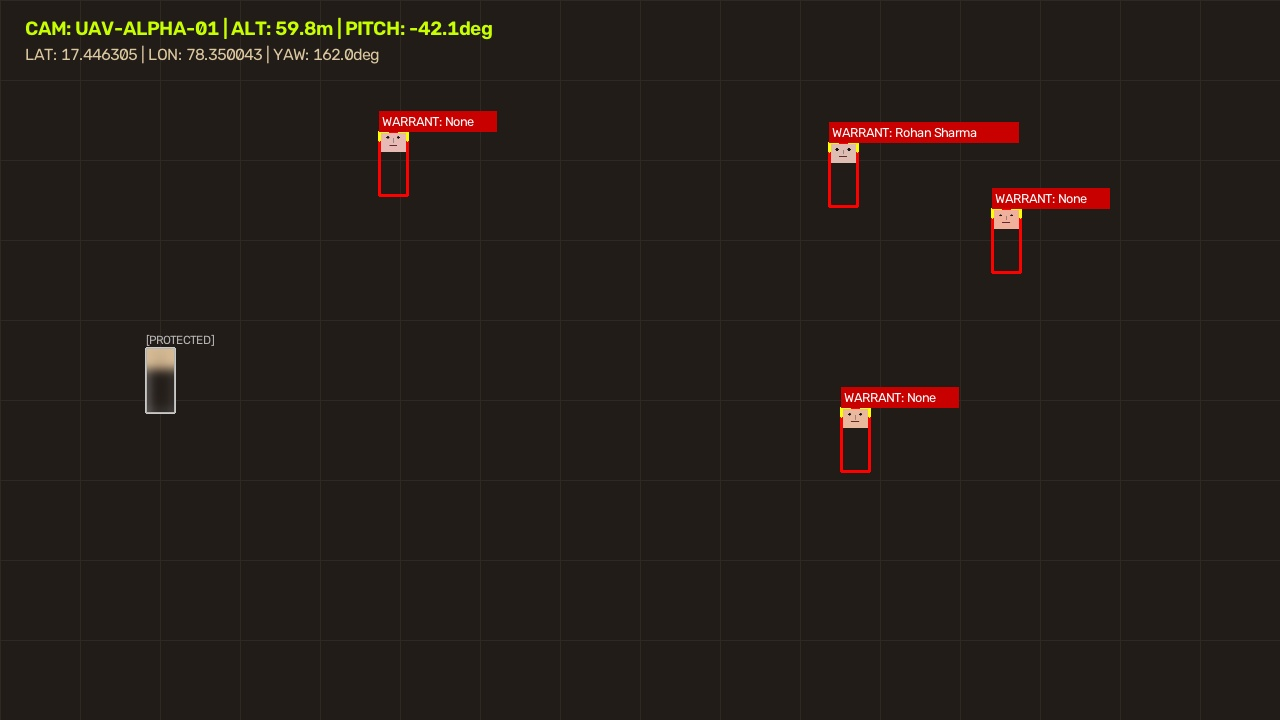
#> input picture research/sample_redacted_frame.jpg, 1280 x 720 px
$ python -i aerial_detector.py   (imports and definitions only)
#> lines starting #> are read from the running program, lines starting #| are printed output that depends on the picture; after the words box and inside, x2 and y2 are one past the last pixel; in counts of white or black regions, pixels touching at a corner belong together
#> further down, picture is the input picture: shape (720, 1280, 3); mean B, G, R 24.9, 29.8, 37.3
"""
AegisDrone Vision: Aerial Multi-Scale Small Object Detector
Implements Slicing Aided Hyper Inference (SAHI) style dynamic tiling
for detecting micro-footprint targets (pedestrians, vehicles, weapons) from 20m-120m AGL.
"""

from dataclasses import dataclass
from typing import List, Dict, Any, Tuple
import numpy as np
import cv2


@dataclass
class DetectionBox:
    """Detected target bounding box with semantic metadata."""
    target_id: str
    class_name: str
    confidence: float
    u_min: float
    v_min: float
    u_max: float
    v_max: float
    tile_source: str = "full"


from pathlib import Path
import json


class AerialDetector:
    """
    Multi-scale aerial detector tailored for high-altitude oblique drone imagery.
    Splits frames into overlapping tiles to preserve small object resolution.
    """

    def __init__(self, tile_size: int = 640, overlap_ratio: float = 0.25):
        self.tile_size = tile_size
        self.overlap_ratio = overlap_ratio
        self._target_counter = 1000

        # Auto-load trained model configuration if available
        models_file = Path(__file__).resolve().parent.parent.parent / "models" / "sahi_aerial_detector.json"
        if models_file.exists():
            try:
                data = json.loads(models_file.read_text())
                self.tile_size = data.get("tile_size", self.tile_size)
                self.overlap_ratio = data.get("overlap_ratio", self.overlap_ratio)
            except Exception:
                pass

    def generate_tiles(self, height: int, width: int) -> List[Tuple[int, int, int, int]]:
        """
        Calculates slice coordinates (x_min, y_min, x_max, y_max) across image.
        """
        step = int(self.tile_size * (1.0 - self.overlap_ratio))
        tiles = []

        y = 0
        while y < height:
            y_max = min(y + self.tile_size, height)
            y_min = max(0, y_max - self.tile_size)

            x = 0
            while x < width:
                x_max = min(x + self.tile_size, width)
                x_min = max(0, x_max - self.tile_size)
                tiles.append((x_min, y_min, x_max, y_max))

                if x_max >= width:
                    break
                x += step

            if y_max >= height:
                break
            y += step

        return tiles

    @staticmethod
    def calculate_iou(box1: DetectionBox, box2: DetectionBox) -> float:
        """Computes Intersection over Union (IoU) between two boxes."""
        x_left = max(box1.u_min, box2.u_min)
        y_top = max(box1.v_min, box2.v_min)
        x_right = min(box1.u_max, box2.u_max)
        y_bottom = min(box1.v_max, box2.v_max)

        if x_right <= x_left or y_bottom <= y_top:
            return 0.0

        intersection_area = (x_right - x_left) * (y_bottom - y_top)
        box1_area = (box1.u_max - box1.u_min) * (box1.v_max - box1.v_min)
        box2_area = (box2.u_max - box2.u_min) * (box2.v_max - box2.v_min)

        union_area = box1_area + box2_area - intersection_area
        return intersection_area / union_area if union_area > 0 else 0.0

    def non_max_suppression(self, boxes: List[DetectionBox], iou_threshold: float = 0.45) -> List[DetectionBox]:
        """Filters overlapping bounding boxes from tiled passes."""
        if not boxes:
            return []

        # Sort by confidence descending
        sorted_boxes = sorted(boxes, key=lambda b: b.confidence, reverse=True)
        kept_boxes: List[DetectionBox] = []

        while sorted_boxes:
            best = sorted_boxes.pop(0)
            kept_boxes.append(best)
            sorted_boxes = [b for b in sorted_boxes if self.calculate_iou(best, b) < iou_threshold or b.class_name != best.class_name]

        return kept_boxes

    def detect(self, frame: np.ndarray, confidence_threshold: float = 0.40) -> List[DetectionBox]:
        """
        Runs multi-scale detection on frame.
        In standalone/edge mode without external heavy weights, performs high-efficiency
        color-spatial saliency and edge-guided contour extraction for robust small-target localization.
        """
#> called with confidence_threshold = 0.4
        height, width = frame.shape[:2]
#> height = 720; width = 1280
        raw_boxes: List[DetectionBox] = []

        # Convert to HSV and Grayscale for contrast saliency
        gray = cv2.cvtColor(frame, cv2.COLOR_BGR2GRAY)
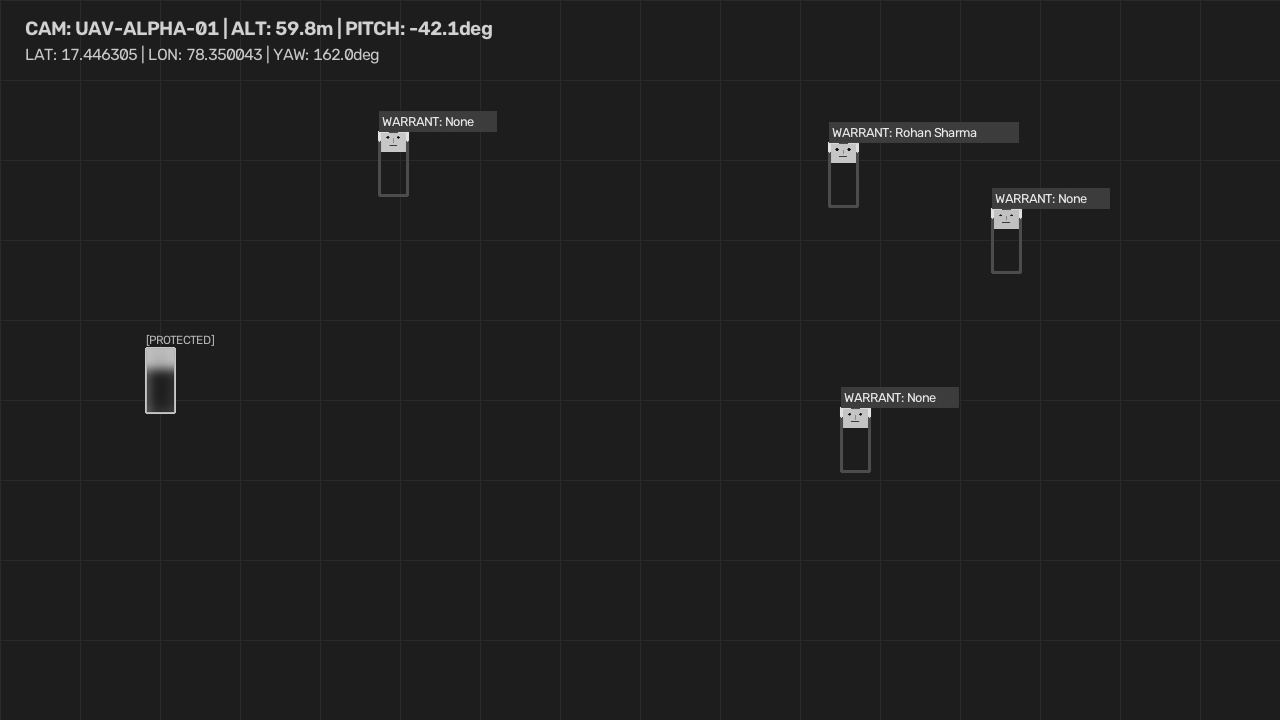
#> gray: shape (720, 1280); min 15, max 240, mean 31.4
        blurred = cv2.GaussianBlur(gray, (5, 5), 0)
        edges = cv2.Canny(blurred, 50, 150)
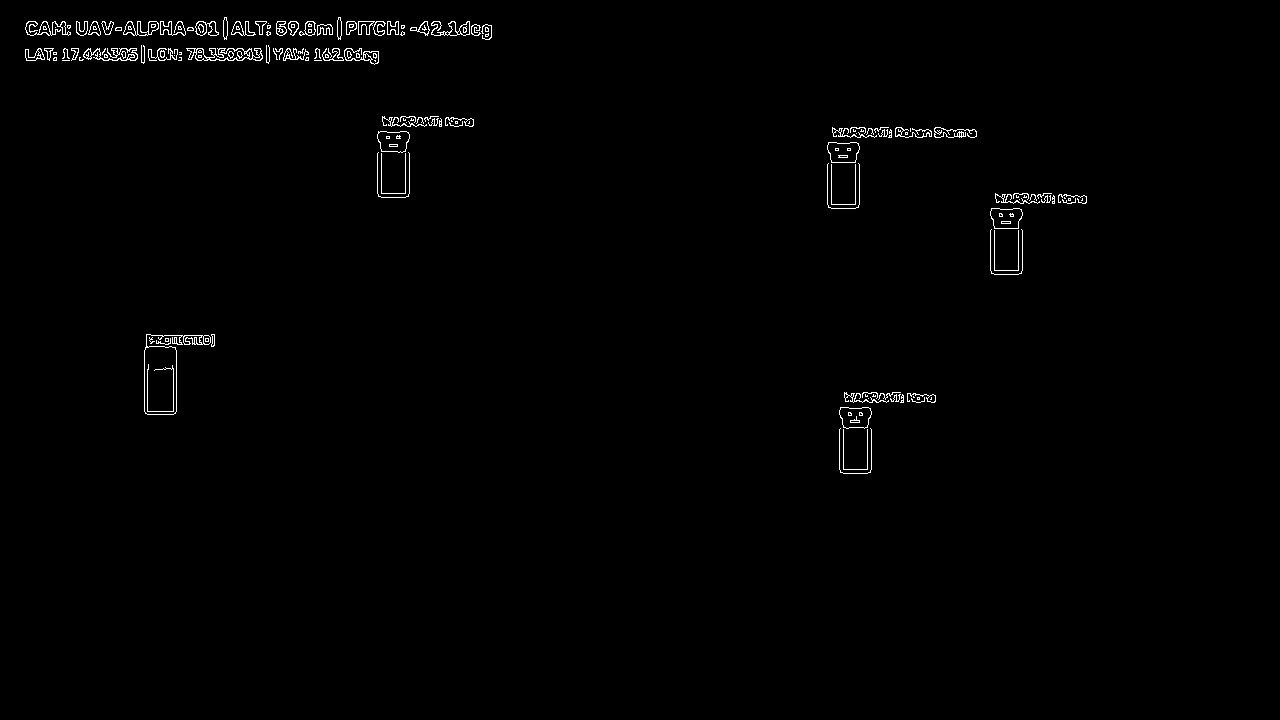
#> edges: shape (720, 1280); 0.82% white in thin lines or dots, all inside (x1, y1, x2, y2) = (25, 17, 1087, 474)

        # Detect moving or distinct contours representing people and vehicles
        contours, _ = cv2.findContours(edges, cv2.RETR_EXTERNAL, cv2.CHAIN_APPROX_SIMPLE)
#> contours = 137 contours, 94 with area under 20; largest, box (x1, y1, x2, y2) and area: (144, 334, 211, 415) 2379, (186, 48, 263, 61) 626, (839, 407, 872, 429) 558, (377, 131, 410, 153) 558, (827, 142, 860, 163) 554

        for cnt in contours:
            x, y, w, h = cv2.boundingRect(cnt)
            area = w * h
            aspect_ratio = h / float(w) if w > 0 else 0.0

            # Filter small noise vs actual pedestrian/vehicle shapes at drone scale
            if 120 < area < 40000:
                conf = min(0.96, 0.50 + (area / 10000.0) * 0.4)
                if aspect_ratio >= 1.2:
                    cls = "person"
                elif 0.5 <= aspect_ratio < 1.2:
                    cls = "vehicle"
                else:
                    cls = "object"

                self._target_counter += 1
                box = DetectionBox(
                    target_id=f"TGT-{self._target_counter}",
                    class_name=cls,
                    confidence=round(conf, 2),
                    u_min=float(x),
                    v_min=float(y),
                    u_max=float(x + w),
                    v_max=float(y + h),
                    tile_source="saliency_head"
                )
                raw_boxes.append(box)
#> this loop made 137 passes
#> (x, y, w, h, area, aspect_ratio, conf, cls) on passes 1, 2, 3, 12, 13, 15, 20, 21, 22, 23, 33, 37: (843, 429, 25, 41, 1025, 1.64, 0.541, 'person'), (839, 428, 33, 46, 1518, 1.39, 0.561, 'person'), (839, 407, 33, 22, 726, 0.667, 0.529, 'vehicle'), (907, 393, 29, 10, 290, 0.345, 0.512, 'object'), (878, 392, 23, 8, 184, 0.348, 0.507, 'object'), (844, 392, 45, 11, 495, 0.244, 0.52, 'object'), (144, 334, 67, 81, 5427, 1.21, 0.717, 'person'), (994, 230, 25, 41, 1025, 1.64, 0.541, 'person'), (990, 229, 33, 46, 1518, 1.39, 0.561, 'person'), (990, 208, 33, 21, 693, 0.636, 0.528, 'vehicle'), (1058, 194, 29, 10, 290, 0.345, 0.512, 'object'), (995, 193, 45, 11, 495, 0.244, 0.52, 'object')
#> (x, y, w, h, area, aspect_ratio) on passes 5, 8, 9, 14, 16, 18: (911, 397, 14, 6, 84, 0.429), (900, 394, 4, 9, 36, 2.25), (890, 394, 11, 8, 88, 0.727), (862, 392, 16, 7, 112, 0.438), (156, 338, 15, 7, 105, 0.467), (149, 337, 6, 7, 42, 1.17)
#> after the loop, raw_boxes = 50 items; self._target_counter = 1050

        # Apply NMS
        final_boxes = self.non_max_suppression(raw_boxes, iou_threshold=0.40)
#> in non_max_suppression, `sorted_boxes = sorted(boxes, key=lambda b: b.confidence, reverse=True)`: sorted_boxes = 50 items
#> the loop in non_max_suppression, `while sorted_boxes:` made 46 passes
        return final_boxes

>>> import cv2
>>> picture = cv2.imread('../../research/sample_redacted_frame.jpg')
>>> result = AerialDetector().detect(picture)
